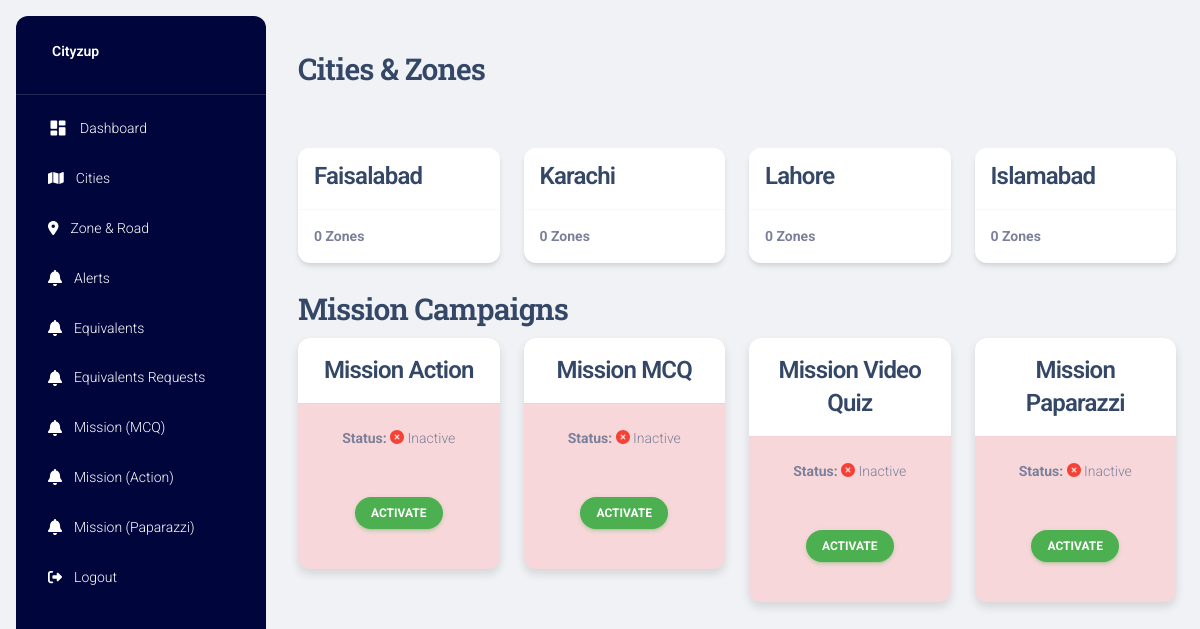
Screenshot of / (signed in) with the database file from the repository.
### project/models.py (models this page shows)
class Guide(db.Model):
    g_id = db.Column(db.Integer, primary_key=True)
    g_title = db.Column(db.String(255), nullable=False)
    g_coins_for_first_alert = db.Column(db.Integer, nullable=False)
    g_coins_for_confirm_alert = db.Column(db.Integer, nullable=False)
    g_coins_for_close_alert = db.Column(db.Integer, nullable=False)

class MissionCampaign(db.Model):
    mc_id = db.Column(db.Integer, primary_key=True)
    mc_campaign_type = db.Column(db.String, nullable=False)  # 'action', 'mcq', 'video quiz', 'paparazzi'
    mc_status = db.Column(db.Boolean, default=False)  # True if active, False if inactive

### project/main.py (the view)
@main.route("/")
@login_required
def home():
    guides = db.session.query(Guide.g_id, Guide.g_title, db.func.count(Zone.z_id).label('point_count')) \
                      .outerjoin(Zone, Zone.g_id == Guide.g_id) \
                      .group_by(Guide.g_id) \
                      .order_by(Guide.g_id.desc()) \
                      .all()
    campaigns = db.session.query(MissionCampaign).all()  # Adjust if you need specific fields
    page_title = 'Dashboard'
    return render_template('home.html', guides=guides, campaigns=campaigns, page_title=page_title)

### project/models.py (called while the page is built)
@login_manager.user_loader
def load_user(user_id):
    return User.query.get(int(user_id))

### project/templates/home.html (shortened to what this page needs)
{% extends "layout.html" %}
{% block content %}
<div class="container-fluid py-4">
    <h3>Cities & Zones</h3>
    <br>
    <div class="row">
        {% if guides|length == 0 %}
        <div class="col-sm-12">
            <h4 class="text-center">There are currently no data available.</h4>
        </div>
        {% else %}
        {% for guide in guides %}
        <div class="col-xl-3 col-sm-6 mb-xl-0 mb-4">
            <div class="card" style="margin-top: 25px">
                <div class="card-header p-3 pt-2">
                    <div class="pt-1">
                        <h4 class="mb-0">{{ guide.g_title }}</h4>
                    </div>
                </div>
                <hr class="dark horizontal my-0">
                <div class="card-footer p-3">
                    <p class="text-sm mb-0 text-capitalize"><b>{{ guide.point_count }} Zones</b></p>
                </div>
            </div>
        </div>
        {% endfor %}
        {% endif %}
    </div>
    <br>
    <h3>Mission Campaigns</h3>
    <div class="row">
        {% if campaigns|length == 0 %}
        <div class="col-sm-12">
            <h4 class="text-center">No campaigns are currently active.</h4>
        </div>
        {% else %}
        {% for campaign in campaigns %}
        <div class="col-xl-3 col-sm-6 mb-xl-0 mb-4">
            <div class="card {{ 'card-active' if campaign.mc_status == True else 'card-inactive' }} shadow-sm border-0">
                <div class="card-header text-center p-3">
                    <h4 class="mb-0">{{ campaign.mc_campaign_type }}</h4>
                </div>
                <hr class="dark horizontal my-0">
                <div class="card-body text-center">
                    <p class="text-sm mb-0 text-capitalize">
                        <b>Status:</b>
                        {% if campaign.mc_status == True %}
                        <i class="fas fa-check-circle text-success"></i> Active
                        {% else %}
                        <i class="fas fa-times-circle text-danger"></i> Inactive
                        {% endif %}
                    </p>
                </div>
                <div class="card-footer text-center">
                    <form action="{{ url_for('main.toggle_campaign_status', campaign_id=campaign.mc_id) }}"
                        method="POST">
                        <button type="submit"
                            class="btn btn-rounded btn-sm {{ 'btn-danger' if campaign.mc_status == True else 'btn-success' }}">
                            {{ 'Deactivate' if campaign.mc_status == True else 'Activate' }}
                        </button>
                    </form>
                </div>
            </div>
        </div>
        {% endfor %}
        {% endif %}
    </div>
</div>
{% endblock %}

### project/templates/layout.html (shortened to what this page needs)
<!DOCTYPE html>
<html lang="en">
<head>
  <link href="{{url_for('static',filename='css/nucleo-icons.css')}}" rel="stylesheet" />
  <link href="{{url_for('static',filename='css/nucleo-svg.css')}}" rel="stylesheet" />
  <link rel="stylesheet" href="{{url_for('static',filename='fontawesome-free-6.3.0-web/css/all.min.css')}}">
  <link id="pagestyle" href="{{url_for('static',filename='css/material-dashboard.css')}}" rel="stylesheet" />
  <link rel="stylesheet" href="{{url_for('static',filename='css/styles.css')}}">
</head>
<body class="g-sidenav-show  bg-gray-200">
  <aside
    class="sidenav navbar navbar-vertical navbar-expand-xs border-0 border-radius-xl my-3 fixed-start ms-3   bg-gradient-dark"
    id="sidenav-main">
    <div class="sidenav-header">
      <a class="navbar-brand m-0" href="">
        <span class="ms-1 font-weight-bold text-white">Cityzup</span>
      </a>
    </div>
    <hr class="horizontal light mt-0 mb-2">
    <div class="collapse navbar-collapse  w-auto  max-height-vh-100" id="sidenav-collapse-main">
      <ul class="navbar-nav">
        <li class="nav-item">
          <a class="nav-link text-white" href="{{ url_for('main.home') }}">
            <div class="text-white text-center me-2 d-flex align-items-center justify-content-center">
              <i class="material-icons opacity-10">dashboard</i>
            </div>
            <span class="nav-link-text ms-1">Dashboard</span>
          </a>
        </li>
        <li class="nav-item">
          <a class="nav-link text-white " href="{{ url_for('main.cities') }}">
            <div class="text-white text-center me-2 d-flex align-items-center justify-content-center">
            </div>
            <span class="nav-link-text ms-1">Cities</span>
          </a>
        </li>
        <li class="nav-item">
          <a class="nav-link text-white" href="{{url_for('main.zones_and_roads')}}">
            <div class="text-white text-center me-2 d-flex align-items-center justify-content-center">
            </div>
            <span class="nav-link-text ms-1">Zone & Road</span>
          </a>
        </li>
        <li class="nav-item">
          <a class="nav-link text-white" href="{{url_for('main.get_alerts_with_user_info')}}">
            <div class="text-white text-center me-2 d-flex align-items-center justify-content-center">
            </div>
            <span class="nav-link-text ms-1">Alerts</span>
          </a>
        </li>
        <li class="nav-item">
          <a class="nav-link text-white" href="{{url_for('main.equivalents')}}">
            <div class="text-white text-center me-2 d-flex align-items-center justify-content-center">
            </div>
            <span class="nav-link-text ms-1">Equivalents</span>
          </a>
        </li>
        <li class="nav-item">
          <a class="nav-link text-white" href="{{url_for('main.equivalents_requests')}}">
            <div class="text-white text-center me-2 d-flex align-items-center justify-content-center">
            </div>
            <span class="nav-link-text ms-1">Equivalents Requests</span>
          </a>
        </li>
        <li class="nav-item">
          <a class="nav-link text-white" href="{{url_for('main.mission_mcqs')}}">
            <div class="text-white text-center me-2 d-flex align-items-center justify-content-center">
            </div>
            <span class="nav-link-text ms-1">Mission (MCQ)</span>
          </a>
        </li>
        <li class="nav-item">
          <a class="nav-link text-white" href="{{url_for('main.mission_actions')}}">
            <div class="text-white text-center me-2 d-flex align-items-center justify-content-center">
            </div>
            <span class="nav-link-text ms-1">Mission (Action)</span>
          </a>
        </li>
        <li class="nav-item">
          <a class="nav-link text-white" href="{{url_for('main.mission_paparazzi')}}">
            <div class="text-white text-center me-2 d-flex align-items-center justify-content-center">
            </div>
            <span class="nav-link-text ms-1">Mission (Paparazzi)</span>
          </a>
        </li>
        <li class="nav-item">
          <a class="nav-link text-white " href="{{url_for('auth.logout')}}">
            <div class="text-white text-center me-2 d-flex align-items-center justify-content-center">
            </div>
            <span class="nav-link-text ms-1">Logout</span>
          </a>
        </li>
      </ul>
    </div>
  </aside>
  <main class="main-content position-relative max-height-vh-100 h-100 border-radius-lg ">
    <nav class="navbar navbar-main navbar-expand-lg px-0 mx-4 shadow-none border-radius-xl" id="navbarBlur"
      navbar-scroll="true">
      <div class="container-fluid py-1 px-3">
      </div>
    </nav>
    <div class="">
      {% block content %}{% endblock %}
    </div>
  </main>
</body>
</html>

### project/static/css/styles.css (style rules this page uses)
.card-inactive { border: 2px solid #dc3545; background-color: #f8d7da; }
.navbar-vertical.navbar-expand-xs .navbar-collapse { height: auto; }
.bg-gradient-dark { background-image: linear-gradient(195deg, #00053c 0%, #00053c 100%); }

### project/templates/layout.html (style rules this page uses)
svg { fill: #f9fafd }
svg { fill: #ffffff }

### rows the page displays
Guide: g_title "Faisalabad", point_count "0"
Guide: g_title "Karachi", point_count "0"
Guide: g_title "Lahore", point_count "0"
Guide: g_title "Islamabad", point_count "0"
MissionCampaign: mc_campaign_type "Mission Action", shows "Inactive", mc_status "ACTIVATE"
MissionCampaign: mc_campaign_type "Mission MCQ", shows "Inactive", mc_status "ACTIVATE"
MissionCampaign: mc_campaign_type "Mission Video Quiz", shows "Inactive", mc_status "ACTIVATE"
MissionCampaign: mc_campaign_type "Mission Paparazzi", shows "Inactive", mc_status "ACTIVATE"
